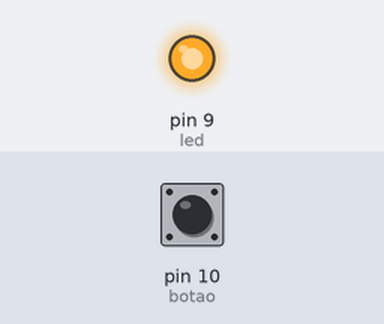
Recording of a sketch running on a simulated Arduino Uno, built with avr-gcc and run on an emulated ATmega328P. Shown: output pins drawn as LEDs (lit = HIGH). The inputs (shaded band) are chosen by the test bench; at power-on: pin 10 (botao) HIGH.

Above: at 1.2 s.
1.3 s: pin 10 (botao) pulled LOW for 0.15 s
At 2.3 s:
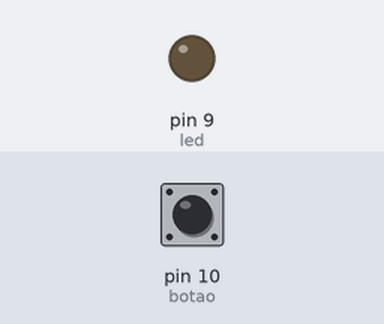
2.9 s: pin 10 (botao) pulled LOW for 1 s
At 4.9 s:
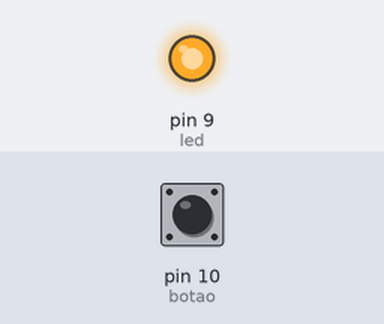
5.4 s: pin 10 (botao) pulled LOW for 3.2 s
At 9.6 s:
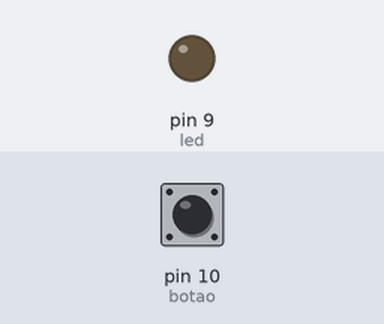
Timing chart, 0 to 11.1 s (numbered marks = the images above; inputs shaded):
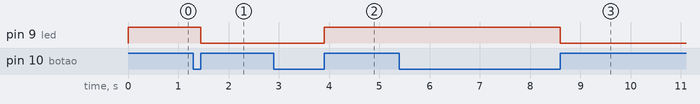

Measured:
- after the input at 1.3 s, pin 9 (led): HIGH → LOW after 0.15 s
- after the input at 2.9 s, pin 9 (led): LOW → HIGH after 1.0 s
- after the input at 5.4 s, pin 9 (led): HIGH → LOW after 3.2 s

The sketch:

3-interruptor2.ino
```cpp
#define botao 10
#define led 9

int estadoBotao;
int estadoBotaoAnterior;
int ledLigado = 0;

void setup()
{
  pinMode(botao, INPUT);
  pinMode(led, OUTPUT);
}

void loop()
{
  estadoBotao = digitalRead(botao);

  if(estadoBotao != estadoBotaoAnterior){
    if(estadoBotao){
       ledLigado = !ledLigado;
       digitalWrite(led, ledLigado);
    }
  }

  estadoBotaoAnterior = estadoBotao;
  delay(10);
}
```
